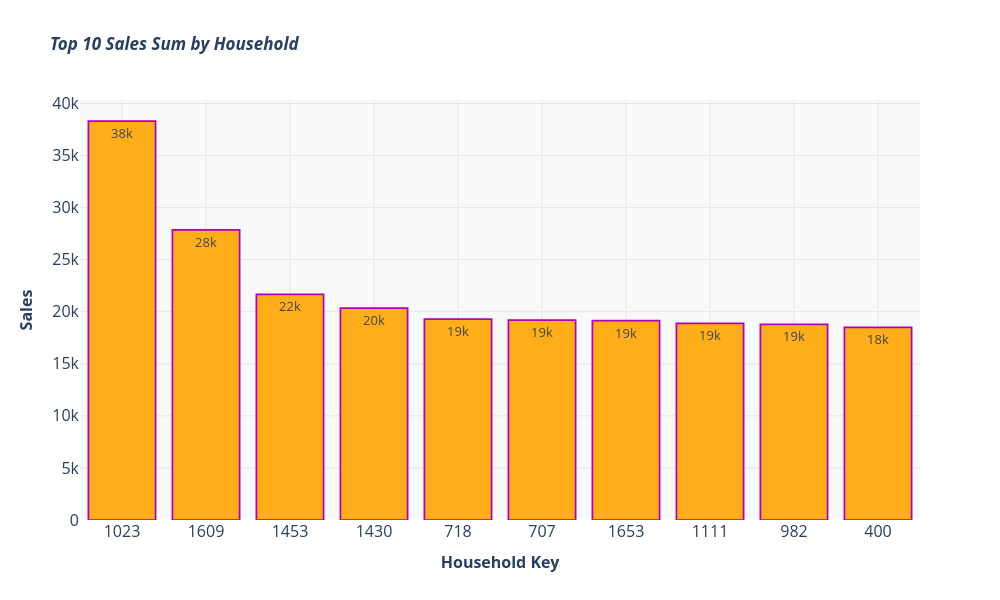

Write notebook code for a chart like this one.
### Code cell
fig = px.bar(Top_10_Sales_Plotly,
              x= "household_key",
              y="SALES_VALUE",
              labels=dict(household_key="<b>Household Key</b>", SALES_VALUE="<b>Sales</b>"),
              text="SALES_VALUE",
              title="<b><i>Top 10 Sales Sum by Household</b></i>",
             
              color_discrete_sequence=["#ffae1b"])

fig.update_traces(width=0.8, 
                   marker_line_color="#b300b3",
                   marker_line_width=1.75,
                   texttemplate='%{text:.2s}',
                   textposition='inside',
                   textfont_size=13)
        
               
    
fig.update_layout(plot_bgcolor="#fafafa",
                  xaxis_title_font=dict(size=16),
                  yaxis_title_font=dict(size=16),
                  xaxis_type='category',
                  xaxis=dict(tickfont=dict(size=16)),
                  yaxis=dict(tickfont=dict(size=16)),
                  bargap=0.1,
                  width=1000,
                  height=600)

fig.update_layout(xaxis=dict(showgrid=True, gridcolor="#e6e6e6"),
                  yaxis=dict(showgrid=True, gridcolor="#e6e6e6"),
                  plot_bgcolor="#f9f9f9")
fig.show()
fig.write_image("Top 10 Sales Sum by Household.png", width=1200, height=800, scale=2) #Exporting the graph on .png file with code

### Figure 1 — Plotly figure (JSON) as saved in the notebook; plotly's stock layout.template omitted (floating-point values rounded to 4 significant figures)
{"data": [{"hovertemplate": "<b>Household Key</b>=%{x}<br><b>Sales</b>=%{text}<extra></extra>", "legendgroup": "", "marker": {"color": "#ffae1b", "line": {"color": "#b300b3", "width": 1.75}, "pattern": {"shape": ""}}, "name": "", "orientation": "v", "showlegend": false, "text": [38320.0, 27860.0, 21660.0, 20350.0, 19300.0, 19190.0, 19150.0, 18890.0, 18790.0, 18490.0], "textfont": {"size": 13}, "textposition": "inside", "texttemplate": "%{text:.2s}", "type": "bar", "width": 0.8, "x": [1023, 1609, 1453, 1430, 718, 707, 1653, 1111, 982, 400], "xaxis": "x", "y": [38320.0, 27860.0, 21660.0, 20350.0, 19300.0, 19190.0, 19150.0, 18890.0, 18790.0, 18490.0], "yaxis": "y"}], "layout": {"bargap": 0.1, "barmode": "relative", "height": 600, "legend": {"tracegroupgap": 0}, "plot_bgcolor": "#f9f9f9", "title": {"text": "<b><i>Top 10 Sales Sum by Household</b></i>"}, "width": 1000, "xaxis": {"anchor": "y", "domain": [0, 1], "gridcolor": "#e6e6e6", "showgrid": true, "tickfont": {"size": 16}, "title": {"font": {"size": 16}, "text": "<b>Household Key</b>"}, "type": "category"}, "yaxis": {"anchor": "x", "domain": [0, 1], "gridcolor": "#e6e6e6", "showgrid": true, "tickfont": {"size": 16}, "title": {"font": {"size": 16}, "text": "<b>Sales</b>"}}}}
